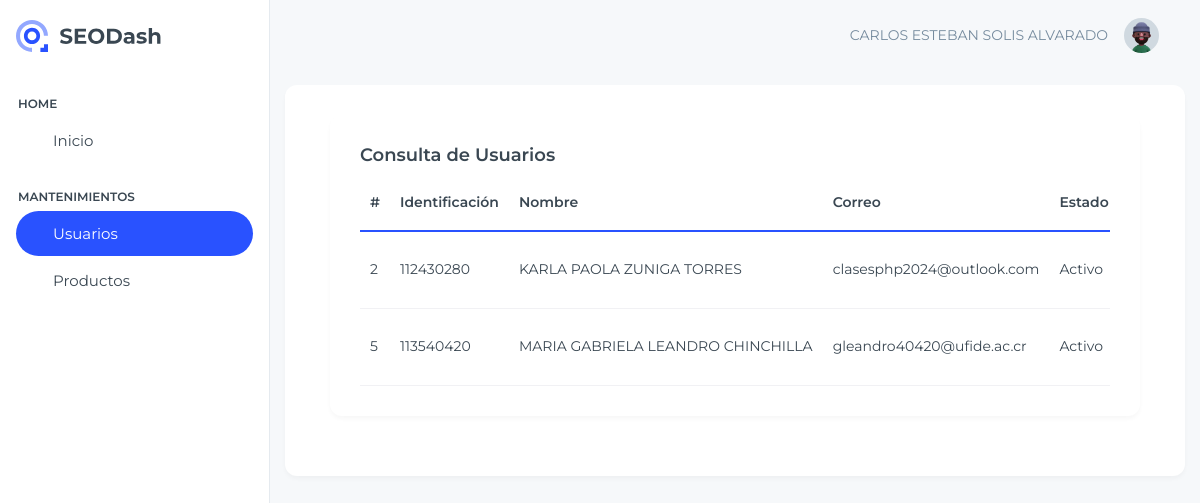
The page /View/Usuario/consultarUsuarios.php (signed in) on the database its author committed.
### tables this page shows
CREATE TABLE `tusuario` (
  `Consecutivo` bigint(11) NOT NULL AUTO_INCREMENT,
  `Identificacion` varchar(20) NOT NULL,
  `Nombre` varchar(255) NOT NULL,
  `CorreoElectronico` varchar(80) NOT NULL,
  `Contrasena` varchar(10) NOT NULL,
  `Activo` bit(1) NOT NULL,
  `ConsecutivoRol` int(11) DEFAULT NULL,
  PRIMARY KEY (`Consecutivo`),
  UNIQUE KEY `CorreoElectronico_UNIQUE` (`CorreoElectronico`),
  UNIQUE KEY `Identificacion_UNIQUE` (`Identificacion`),
  KEY `FK_ROL` (`ConsecutivoRol`),
  CONSTRAINT `FK_ROL` FOREIGN KEY (`ConsecutivoRol`) REFERENCES `trol` (`Consecutivo`)
);

### Model/UsuarioModel.php (called while the page is built, shortened)
<?php
    function ConsultarUsuariosModel($consecutivo)
    {
        try {
            $enlace = AbrirBD();
            $sentencia = "CALL ConsultarUsuarios('$consecutivo')" ;
            $result = $enlace -> query($sentencia);
            return $result;
        } catch (Exception $ex) {
            return null;
        }
    }
?>

### Controller/UsuarioController.php (called while the page is built, shortened)
<?php
    include_once $_SERVER["DOCUMENT_ROOT"] .'/Proyecto_Clase/Model/UsuarioModel.php';
    function ConsultarUsuarios()
    {
        return ConsultarUsuariosModel($_SESSION["ConsecutivoUsuario"]);
    }
?>

### View/Usuario/consultarUsuarios.php (the view, shortened to what this page needs)
<?php
    include_once $_SERVER["DOCUMENT_ROOT"] .'/Proyecto_Clase/View/layout.php';
    include_once $_SERVER["DOCUMENT_ROOT"] .'/Proyecto_Clase/Controller/UsuarioController.php';
?>
<!doctype html>
<html lang="en">
<body class="page-wrapper">
    <div id="main-wrapper" data-layout="vertical" data-navbarbg="skin6" data-sidebartype="full"
        data-sidebar-position="fixed" data-header-position="fixed">
        <div class="body-wrapper">
            <div class="container-fluid">
                <div class="row">
                    <div class="card">
                        <div class="card-body">
                            <div class="card">
                                <div class="card-body">
                                    <h5 class="card-title">Consulta de Usuarios</h5>
                                    <div class="table-responsive">
                                        <table id="example" class="table text-nowrap align-middle mb-0">
                                            <thead>
                                                <tr class="border-2 border-bottom border-primary border-0">
                                                    <th scope="col">#</th>
                                                    <th scope="col">Identificación</th>
                                                    <th scope="col">Nombre</th>
                                                    <th scope="col">Correo</th>
                                                    <th scope="col">Estado</th>
                                                </tr>
                                            </thead>
                                            <tbody class="table-group-divider">
                                                <?php
                                                    $datos = ConsultarUsuarios();
                                                    While($fila = mysqli_fetch_array($datos))
                                                    {
                                                        echo "<tr>";
                                                        echo "<td>" . $fila["Consecutivo"]. "</td>";
                                                        echo "<td>" . $fila["Identificacion"]. "</td>";
                                                        echo "<td>" . $fila["Nombre"]. "</td>";
                                                        echo "<td>" . $fila["CorreoElectronico"]. "</td>";
                                                        echo "<td>" . $fila["DescripcionActivo"]. "</td>";
                                                        echo "</tr>";
                                                    }
                                                ?>
                                            </tbody>
                                        </table>
                                    </div>
                                </div>
                            </div>
                        </div>
                    </div>
                </div>
            </div>
        </div>
    </div>
</body>
</html>

### rows shown on the page
tusuario: Consecutivo "2", Identificacion "112430280", Nombre "KARLA PAOLA ZUNIGA TORRES", CorreoElectronico "clasesphp2024@outlook.com", DescripcionActivo "Activo"
tusuario: Consecutivo "5", Identificacion "113540420", Nombre "MARIA GABRIELA LEANDRO CHINCHILLA", CorreoElectronico "gleandro40420@ufide.ac.cr", DescripcionActivo "Activo"

### other values the page prints
$usuario "CARLOS ESTEBAN SOLIS ALVARADO"
